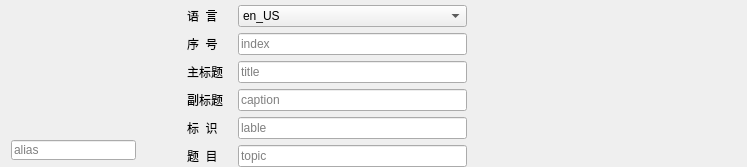
                    <widget class="QWidget" name="widget_37" native="true">
                     <property name="sizePolicy">
                      <sizepolicy hsizetype="Preferred" vsizetype="Preferred">
                       <horstretch>0</horstretch>
                       <verstretch>0</verstretch>
                      </sizepolicy>
                     </property>
                     <property name="minimumSize">
                      <size>
                       <width>747</width>
                       <height>165</height>
                      </size>
                     </property>
                     <property name="layoutDirection">
                      <enum>Qt::LeftToRight</enum>
                     </property>
                     <layout class="QHBoxLayout" name="horizontalLayout_21">
                      <property name="topMargin">
                       <number>5</number>
                      </property>
                      <property name="rightMargin">
                       <number>0</number>
                      </property>
                      <property name="bottomMargin">
                       <number>0</number>
                      </property>
                      <item>
                       <widget class="QWidget" name="widget_38" native="true">
                        <property name="minimumSize">
                         <size>
                          <width>140</width>
                          <height>140</height>
                         </size>
                        </property>
                        <property name="maximumSize">
                         <size>
                          <width>125</width>
                          <height>16777215</height>
                         </size>
                        </property>
                        <layout class="QVBoxLayout" name="verticalLayout_36">
                         <property name="spacing">
                          <number>3</number>
                         </property>
                         <property name="leftMargin">
                          <number>0</number>
                         </property>
                         <property name="topMargin">
                          <number>0</number>
                         </property>
                         <property name="bottomMargin">
                          <number>6</number>
                         </property>
                         <item>
                          <widget class="QWidget" name="wIcon" native="true">
                           <property name="minimumSize">
                            <size>
                             <width>125</width>
                             <height>130</height>
                            </size>
                           </property>
                           <property name="maximumSize">
                            <size>
                             <width>125</width>
                             <height>130</height>
                            </size>
                           </property>
                           <layout class="QVBoxLayout" name="verticalLayout_37">
                            <property name="spacing">
                             <number>0</number>
                            </property>
                            <property name="leftMargin">
                             <number>0</number>
                            </property>
                            <property name="topMargin">
                             <number>0</number>
                            </property>
                            <property name="rightMargin">
                             <number>0</number>
                            </property>
                            <property name="bottomMargin">
                             <number>0</number>
                            </property>
                           </layout>
                          </widget>
                         </item>
                         <item>
                          <widget class="QLineEdit" name="leAssetAlias">
                           <property name="minimumSize">
                            <size>
                             <width>125</width>
                             <height>20</height>
                            </size>
                           </property>
                           <property name="maximumSize">
                            <size>
                             <width>125</width>
                             <height>20</height>
                            </size>
                           </property>
                           <property name="text">
                            <string/>
                           </property>
                           <property name="dragEnabled">
                            <bool>true</bool>
                           </property>
                           <property name="placeholderText">
                            <string>alias</string>
                           </property>
                          </widget>
                         </item>
                        </layout>
                       </widget>
                      </item>
                      <item>
                       <spacer name="horizontalSpacer_20">
                        <property name="orientation">
                         <enum>Qt::Horizontal</enum>
                        </property>
                        <property name="sizeType">
                         <enum>QSizePolicy::Minimum</enum>
                        </property>
                        <property name="sizeHint" stdset="0">
                         <size>
                          <width>30</width>
                          <height>20</height>
                         </size>
                        </property>
                       </spacer>
                      </item>
                      <item>
                       <layout class="QGridLayout" name="gridLayout_6">
                        <item row="1" column="1">
                         <widget class="QLabel" name="label_27">
                          <property name="minimumSize">
                           <size>
                            <width>45</width>
                            <height>0</height>
                           </size>
                          </property>
                          <property name="maximumSize">
                           <size>
                            <width>45</width>
                            <height>16777215</height>
                           </size>
                          </property>
                          <property name="text">
                           <string>序  号</string>
                          </property>
                         </widget>
                        </item>
                        <item row="0" column="2">
                         <widget class="QComboBox" name="cbAssetLanguage">
                          <property name="sizePolicy">
                           <sizepolicy hsizetype="Expanding" vsizetype="Fixed">
                            <horstretch>0</horstretch>
                            <verstretch>0</verstretch>
                           </sizepolicy>
                          </property>
                          <property name="minimumSize">
                           <size>
                            <width>0</width>
                            <height>0</height>
                           </size>
                          </property>
                          <property name="maximumSize">
                           <size>
                            <width>16777215</width>
                            <height>16777215</height>
                           </size>
                          </property>
                          <property name="placeholderText">
                           <string/>
                          </property>
                          <property name="frame">
                           <bool>true</bool>
                          </property>
                          <item>
                           <property name="text">
                            <string>en_US</string>
                           </property>
                          </item>
                          <item>
                           <property name="text">
                            <string>zh_CN</string>
                           </property>
                          </item>
                         </widget>
                        </item>
                        <item row="3" column="2">
                         <widget class="QLineEdit" name="leAssetCaption">
                          <property name="minimumSize">
                           <size>
                            <width>0</width>
                            <height>0</height>
                           </size>
                          </property>
                          <property name="layoutDirection">
                           <enum>Qt::LeftToRight</enum>
                          </property>
                          <property name="text">
                           <string/>
                          </property>
                          <property name="dragEnabled">
                           <bool>true</bool>
                          </property>
                          <property name="placeholderText">
                           <string>caption</string>
                          </property>
                         </widget>
                        </item>
                        <item row="2" column="1">
                         <widget class="QLabel" name="label_28">
                          <property name="minimumSize">
                           <size>
                            <width>45</width>
                            <height>0</height>
                           </size>
                          </property>
                          <property name="maximumSize">
                           <size>
                            <width>45</width>
                            <height>16777215</height>
                           </size>
                          </property>
                          <property name="text">
                           <string>主标题</string>
                          </property>
                         </widget>
                        </item>
                        <item row="0" column="1">
                         <widget class="QLabel" name="label_29">
                          <property name="minimumSize">
                           <size>
                            <width>45</width>
                            <height>0</height>
                           </size>
                          </property>
                          <property name="maximumSize">
                           <size>
                            <width>45</width>
                            <height>16777215</height>
                           </size>
                          </property>
                          <property name="text">
                           <string>语  言</string>
                          </property>
                         </widget>
                        </item>
                        <item row="5" column="1">
                         <widget class="QLabel" name="label_33">
                          <property name="minimumSize">
                           <size>
                            <width>45</width>
                            <height>0</height>
                           </size>
                          </property>
                          <property name="maximumSize">
                           <size>
                            <width>45</width>
                            <height>16777215</height>
                           </size>
                          </property>
                          <property name="text">
                           <string>题  目</string>
                          </property>
                         </widget>
                        </item>
                        <item row="4" column="2">
                         <widget class="QLineEdit" name="leAssetLabel">
                          <property name="minimumSize">
                           <size>
                            <width>0</width>
                            <height>0</height>
                           </size>
                          </property>
                          <property name="text">
                           <string/>
                          </property>
                          <property name="dragEnabled">
                           <bool>true</bool>
                          </property>
                          <property name="placeholderText">
                           <string>lable</string>
                          </property>
                         </widget>
                        </item>
                        <item row="2" column="2">
                         <widget class="QLineEdit" name="leAssetTitle">
                          <property name="minimumSize">
                           <size>
                            <width>0</width>
                            <height>0</height>
                           </size>
                          </property>
                          <property name="text">
                           <string/>
                          </property>
                          <property name="dragEnabled">
                           <bool>true</bool>
                          </property>
                          <property name="placeholderText">
                           <string>title</string>
                          </property>
                         </widget>
                        </item>
                        <item row="3" column="1">
                         <widget class="QLabel" name="label_34">
                          <property name="minimumSize">
                           <size>
                            <width>45</width>
                            <height>0</height>
                           </size>
                          </property>
                          <property name="maximumSize">
                           <size>
                            <width>45</width>
                            <height>16777215</height>
                           </size>
                          </property>
                          <property name="text">
                           <string>副标题</string>
                          </property>
                         </widget>
                        </item>
                        <item row="5" column="2">
                         <widget class="QLineEdit" name="leAssetTopic">
                          <property name="minimumSize">
                           <size>
                            <width>0</width>
                            <height>0</height>
                           </size>
                          </property>
                          <property name="text">
                           <string/>
                          </property>
                          <property name="dragEnabled">
                           <bool>true</bool>
                          </property>
                          <property name="placeholderText">
                           <string>topic</string>
                          </property>
                         </widget>
                        </item>
                        <item row="4" column="1">
                         <widget class="QLabel" name="label_35">
                          <property name="minimumSize">
                           <size>
                            <width>45</width>
                            <height>0</height>
                           </size>
                          </property>
                          <property name="maximumSize">
                           <size>
                            <width>45</width>
                            <height>16777215</height>
                           </size>
                          </property>
                          <property name="text">
                           <string>标  识</string>
                          </property>
                         </widget>
                        </item>
                        <item row="1" column="2">
                         <widget class="QLineEdit" name="leAssetIndex">
                          <property name="minimumSize">
                           <size>
                            <width>0</width>
                            <height>0</height>
                           </size>
                          </property>
                          <property name="text">
                           <string/>
                          </property>
                          <property name="maxLength">
                           <number>20</number>
                          </property>
                          <property name="dragEnabled">
                           <bool>true</bool>
                          </property>
                          <property name="placeholderText">
                           <string>index</string>
                          </property>
                          <property name="cursorMoveStyle">
                           <enum>Qt::LogicalMoveStyle</enum>
                          </property>
                         </widget>
                        </item>
                       </layout>
                      </item>
                      <item>
                       <spacer name="horizontalSpacer_21">
                        <property name="orientation">
                         <enum>Qt::Horizontal</enum>
                        </property>
                        <property name="sizeType">
                         <enum>QSizePolicy::Expanding</enum>
                        </property>
                        <property name="sizeHint" stdset="0">
                         <size>
                          <width>10</width>
                          <height>20</height>
                         </size>
                        </property>
                       </spacer>
                      </item>
                     </layout>
                    </widget>
